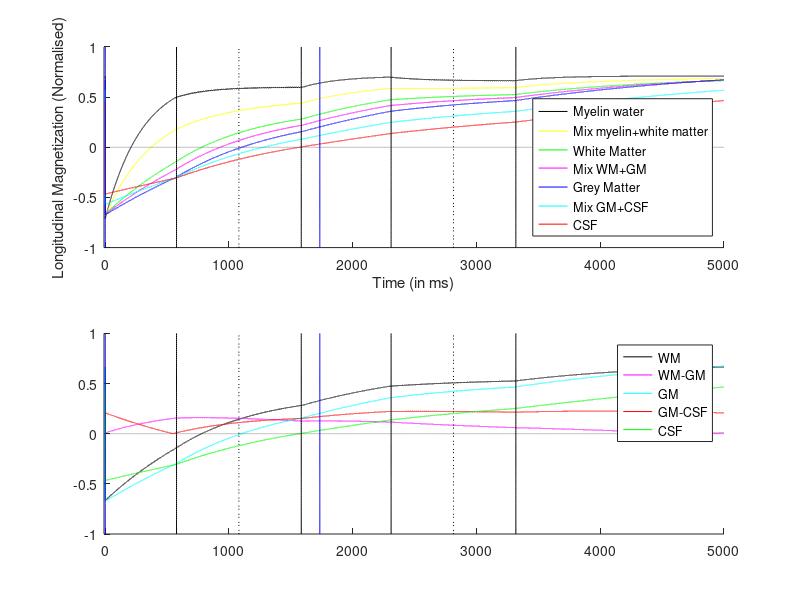

This figure's MATLAB source:
clear all,
% 7T tissue parameters:
% my = myelin, wm = white matter,
% csf = cerebrospinal fluid, gm = grey matter
T1my=300;T1wm=1200;T1csf=5000;T1gm=2000;
Mmy=0.71;Mwm=0.71;Mgm=0.83;Mcsf=1;


%% %% UK7T 0.7mm PSIR SSi=3.5
% Scanning parameters: for details see dx.doi.org/10.1002/mrm.26061
% SSi: shot to shot interval, TR: repetition time
% SENSE: acceleration factor
% SSi=3500;TR=6.3;SSii=10*SSi;
% SENSEy=3;SENSEz=1;
% TFE=224;
% FAt1=5;FAt2=2;TI1min=715;TI1a=725;TIbis2=5;%CNRt=1.39/NPI=-0.1
% FB=180;inv2=false;

SSi=5000;TR=16;SSii=10*SSi;
SENSEy=3;SENSEz=1;
TFE=63;
FAt1=8;FAt2=5;TI1min=570;TI1a=1080;TIbis2=150;%TIbis2=PhaseInterval-2*TI1min
FB=180;inv2=false;


% B1 inhomogeneity in percent
B1inh=100;
FA1=FAt1*B1inh/100;FA2=FAt2*B1inh/100;
TIbis = TI1a + ceil((TFE/2)*TR)+TIbis2;
% Estimated acquisition time for whole head (in min)
time=SSi*TFE/0.7/SENSEy/SENSEz/60000;

fig=true;

% Initialisation
Mmy0 = Mmy*(1-exp(-SSi/T1my));
Mwm0 = Mwm*(1-exp(-SSi/T1wm));
Mgm0 = Mgm*(1-exp(-SSi/T1gm));
Mcsf0 = Mcsf*(1-exp(-SSi/T1csf));
% Time variable
T = 1:10*SSi;
M0=ones(1,numel(T))*Mmy0;
M1=ones(1,numel(T))*Mwm0;
M2=ones(1,numel(T))*Mgm0;
M3=ones(1,numel(T))*Mcsf0;

TI1i=10*TI1a;
TIbisi=10*TIbis;
TI4i=TIbisi+TI1i; % Needed to correct for phase

% Beware, linear encoding for the PSIR:
% centre of the k-space encoded at the middle of the TFE train
% so Inversion time TI set at centre of TFE train
TFE_bis=TFE/2;
TI0i=TI1i-ceil(TFE_bis*10*TR);
TI2i=TI1i+ceil(TFE_bis*10*TR);
TI3i=TI4i-ceil(TFE_bis*10*TR);
TI5i=TI4i+ceil(TFE_bis*10*TR);

if TI0i<0
    disp('Error, wrong timing, please reajust!')
    return
end

% Necessary to repeat up to 5 times the acquisition
% to enter into a steady-state
for shot=1:5
    
    % Inversion (supposed to be perfect)
    M0(1)=cosd(FB)*M0(1);
    M1(1)=cosd(FB)*M1(1);
    M2(1)=cosd(FB)*M2(1);
    M3(1)=cosd(FB)*M3(1);
    
    % relaxation before the acquisition
    for i=2:1:TI0i
        M0(i)=Mmy+(M0(i-1)-Mmy)*exp(-.1/T1my);
        M1(i)=Mwm+(M1(i-1)-Mwm)*exp(-.1/T1wm);
        M2(i)=Mgm+(M2(i-1)-Mgm)*exp(-.1/T1gm);
        M3(i)=Mcsf+(M3(i-1)-Mcsf)*exp(-.1/T1csf);
    end
    %disp(['White and grey matter abs diff before acq ' num2str(abs(M1(TI0))-abs(M2(TI0))) ])
    % start of acquisition of inv1
    for i=TI0i:1:TI1i
        if (mod(i-TI0i,10*TR)==0)
            M0(i)=Mmy+(cosd(FA1)*M0(i-1)-Mmy)*exp(-.1/T1my);
            M1(i)=Mwm+(cosd(FA1)*M1(i-1)-Mwm)*exp(-.1/T1wm);
            M2(i)=Mgm+(cosd(FA1)*M2(i-1)-Mgm)*exp(-.1/T1gm);
            M3(i)=Mcsf+(cosd(FA1)*M3(i-1)-Mcsf)*exp(-.1/T1csf);
        else
            M0(i)=Mmy+(M0(i-1)-Mmy)*exp(-.1/T1my);
            M1(i)=Mwm+(M1(i-1)-Mwm)*exp(-.1/T1wm);
            M2(i)=Mgm+(M2(i-1)-Mgm)*exp(-.1/T1gm);
            M3(i)=Mcsf+(M3(i-1)-Mcsf)*exp(-.1/T1csf);
        end
    end
    
    % TI1: acquisition of the centre of k-space
    % NPI is the contrast in the inv1 image between tissues
    CNRt = abs(M1(TI1i)-M2(TI1i)) ./ time;
    CNR = abs(M1(TI1i)-M2(TI1i));
    NPI = M1(TI1i)+M2(TI1i);
    NPI2 = M2(TI1i)+M3(TI1i);
    
    %% Signal in image 1 for WM
    INV1=M1(TI1i);
    
    for i=TI1i:1:TI2i
        if (mod(i-TI0i,10*TR)==0)
            M0(i)=Mmy+(cosd(FA1)*M0(i-1)-Mmy)*exp(-.1/T1my);
            M1(i)=Mwm+(cosd(FA1)*M1(i-1)-Mwm)*exp(-.1/T1wm);
            M2(i)=Mgm+(cosd(FA1)*M2(i-1)-Mgm)*exp(-.1/T1gm);
            M3(i)=Mcsf+(cosd(FA1)*M3(i-1)-Mcsf)*exp(-.1/T1csf);
        else
            M0(i)=Mmy+(M0(i-1)-Mmy)*exp(-.1/T1my);
            M1(i)=Mwm+(M1(i-1)-Mwm)*exp(-.1/T1wm);
            M2(i)=Mgm+(M2(i-1)-Mgm)*exp(-.1/T1gm);
            M3(i)=Mcsf+(M3(i-1)-Mcsf)*exp(-.1/T1csf);
        end
    end
    
    for i=TI2i+1:TIbisi
        M0(i)=Mmy+(M0(i-1)-Mmy)*exp(-.1/T1my);
        M1(i)=Mwm+(M1(i-1)-Mwm)*exp(-.1/T1wm);
        M2(i)=Mgm+(M2(i-1)-Mgm)*exp(-.1/T1gm);
        M3(i)=Mcsf+(M3(i-1)-Mcsf)*exp(-.1/T1csf);
    end
    
    % If inversion before the second acquisition (bug in the patch)
    if inv2
        M0(TIbisi)=cosd(FB)*M0(TIbisi);
        M1(TIbisi)=cosd(FB)*M1(TIbisi);
        M2(TIbisi)=cosd(FB)*M2(TIbisi);
        M3(TIbisi)=cosd(FB)*M3(TIbisi);
    end
    for i=TIbisi+1:TI3i
        M0(i)=Mmy+(M0(i-1)-Mmy)*exp(-.1/T1my);
        M1(i)=Mwm+(M1(i-1)-Mwm)*exp(-.1/T1wm);
        M2(i)=Mgm+(M2(i-1)-Mgm)*exp(-.1/T1gm);
        M3(i)=Mcsf+(M3(i-1)-Mcsf)*exp(-.1/T1csf);
    end
    
    for i=TI3i:1:TI4i
        if (mod(i-TI3i,10*TR)==0)
            M0(i)=Mmy+(cosd(FA2)*M0(i-1)-Mmy)*exp(-.1/T1my);
            M1(i)=Mwm+(cosd(FA2)*M1(i-1)-Mwm)*exp(-.1/T1wm);
            M2(i)=Mgm+(cosd(FA2)*M2(i-1)-Mgm)*exp(-.1/T1gm);
            M3(i)=Mcsf+(cosd(FA2)*M3(i-1)-Mcsf)*exp(-.1/T1csf);
        else
            M0(i)=Mmy+(M0(i-1)-Mmy)*exp(-.1/T1my);
            M1(i)=Mwm+(M1(i-1)-Mwm)*exp(-.1/T1wm);
            M2(i)=Mgm+(M2(i-1)-Mgm)*exp(-.1/T1gm);
            M3(i)=Mcsf+(M3(i-1)-Mcsf)*exp(-.1/T1csf);
        end
    end
    
    %% Signal in image 2 for WM
    INV2=M1(TI4i);
    
    for i=TI4i:1:TI5i
        if (mod(i-TI3i,10*TR)==0)
            M0(i)=Mmy+(cosd(FA2)*M0(i-1)-Mmy)*exp(-.1/T1my);
            M1(i)=Mwm+(cosd(FA2)*M1(i-1)-Mwm)*exp(-.1/T1wm);
            M2(i)=Mgm+(cosd(FA2)*M2(i-1)-Mgm)*exp(-.1/T1gm);
            M3(i)=Mcsf+(cosd(FA2)*M3(i-1)-Mcsf)*exp(-.1/T1csf);
        else
            M0(i)=Mmy+(M0(i-1)-Mmy)*exp(-.1/T1my);
            M1(i)=Mwm+(M1(i-1)-Mwm)*exp(-.1/T1wm);
            M2(i)=Mgm+(M2(i-1)-Mgm)*exp(-.1/T1gm);
            M3(i)=Mcsf+(M3(i-1)-Mcsf)*exp(-.1/T1csf);
        end
    end
    
    for i=TI5i:SSii
        M0(i)=Mmy+(M0(i-1)-Mmy)*exp(-.1/T1my);
        M1(i)=Mwm+(M1(i-1)-Mwm)*exp(-.1/T1wm);
        M2(i)=Mgm+(M2(i-1)-Mgm)*exp(-.1/T1gm);
        M3(i)=Mcsf+(M3(i-1)-Mcsf)*exp(-.1/T1csf);
    end
    
    % Reasignment of magnetization for the next shot
    M0(1)=M0(SSii);M1(1)=M1(SSii);M2(1)=M2(SSii);M3(1)=M3(SSii);
end

if fig,
    figure
    subplot(2,1,1), hold on
    plot(T./10,M0,'k')
    plot(T./10,0.5*(M1+M0),'y')
    plot(T./10,M1,'g')
    plot(T./10,0.5*(M1+M2),'m')
    plot(T./10,M2,'b')
    plot(T./10,0.5*(M2+M3),'c')
    plot(T./10,M3,'r')
    xlim([-10 SSi]);
    
    xlabel('Time (in ms)')
    ylabel('Longitudinal Magnetization (Normalised)')
    TI0 = TI0i./10*ones(1,100);
    TI1 = TI1i./10*ones(1,100);
    TI2 = TI2i./10*ones(1,100);
    TIbisn = TIbisi./10*ones(1,100);
    TI3 = TI3i./10*ones(1,100);
    TI4 = TI4i./10*ones(1,100);
    TI5 = TI5i./10*ones(1,100);
    linee = -1:2/99:1;
    line(zeros(1,100),linee,'LineStyle','-','MarkerSize',10,'Color','b')
    line(TI0,linee,'LineStyle','-','MarkerSize',3,'Color','k')
    line(TI1,linee,'LineStyle',':','MarkerSize',3,'Color','k')
    line(TI2,linee,'LineStyle','-','MarkerSize',3,'Color','k')
    line(TIbisn,linee,'LineStyle','-','MarkerSize',10,'Color','b')
    line(TI3,linee,'LineStyle','-','MarkerSize',3,'Color','k')
    line(TI4,linee,'LineStyle',':','MarkerSize',3,'Color','k')
    line(TI5,linee,'LineStyle','-','MarkerSize',3,'Color','k')
    plot(1:SSi,zeros(SSi,1),':','MarkerSize',3,'Color','k')
    legend({'Myelin water','Mix myelin+white matter','White Matter','Mix WM+GM','Grey Matter','Mix GM+CSF','CSF'},'Location','SouthEast')
    
    subplot(2,1,2), hold on
    plot(T./10,M1,'k')
    plot(T./10,abs(M1-M2),'m')
    plot(T./10,M2,'c')
    plot(T./10,abs(M2-M3),'r')
    plot(T./10,M3,'g')
    xlim([-10 SSi]);
    linee = -1:2/99:1;
    line(zeros(1,100),linee,'LineStyle','-','MarkerSize',10,'Color','b')
    line(TI0,linee,'LineStyle','-','MarkerSize',3,'Color','k')
    line(TI1,linee,'LineStyle',':','MarkerSize',3,'Color','k')
    line(TI2,linee,'LineStyle','-','MarkerSize',3,'Color','k')
    line(TIbisn,linee,'LineStyle','-','MarkerSize',10,'Color','b')
    line(TI3,linee,'LineStyle','-','MarkerSize',3,'Color','k')
    line(TI4,linee,'LineStyle',':','MarkerSize',3,'Color','k')
    line(TI5,linee,'LineStyle','-','MarkerSize',3,'Color','k')
    plot(1:SSi,zeros(SSi,1),':','MarkerSize',3,'Color','k')
    legend({'WM';'WM-GM';'GM';'GM-CSF';'CSF'})
end

PSIR = INV1/(abs(INV1)+abs(INV2));
MP2RAGE = INV1*INV2/(INV1.^2+INV2.^2);

disp(['The signal in the PSIR image is ' num2str(PSIR) ', and the signal in the MP2RAGE is ' num2str(MP2RAGE)]);
disp(['The signal in the INV1 image is ' num2str(INV1) ', and the signal in the INV2 is ' num2str(INV2)]);



